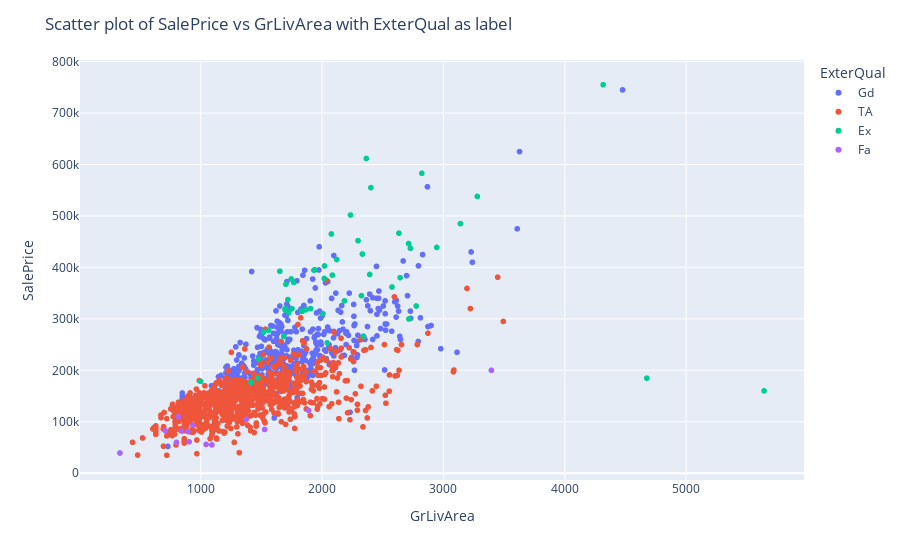

The code cell stored with this chart in its notebook:
### Code cell
#scatter plot for OveralQual and GrvLivArea wrp to sale price shows that, under different OverallQual (the color),
#potentially there are different linear coefficient between SalePrice and GrLivArea
viz_scatter(df_tr,'GrLivArea','SalePrice','ExterQual')

### Figure 1 — Plotly figure (JSON) as saved in the notebook; plotly's stock layout.template omitted (floating-point values rounded to 4 significant figures; data arrays with more than 128 entries replaced by an {"elided": "..."} marker saying what was removed)
{"data": [{"hovertemplate": "ExterQual=Gd<br>GrLivArea=%{x}<br>SalePrice=%{y}<extra></extra>", "legendgroup": "Gd", "marker": {"color": "#636efa", "symbol": "circle"}, "mode": "markers", "name": "Gd", "showlegend": true, "type": "scattergl", "x": {"elided": "488 int values"}, "xaxis": "x", "y": {"elided": "488 int values"}, "yaxis": "y"}, {"hovertemplate": "ExterQual=TA<br>GrLivArea=%{x}<br>SalePrice=%{y}<extra></extra>", "legendgroup": "TA", "marker": {"color": "#EF553B", "symbol": "circle"}, "mode": "markers", "name": "TA", "showlegend": true, "type": "scattergl", "x": {"elided": "906 int values"}, "xaxis": "x", "y": {"elided": "906 int values"}, "yaxis": "y"}, {"hovertemplate": "ExterQual=Ex<br>GrLivArea=%{x}<br>SalePrice=%{y}<extra></extra>", "legendgroup": "Ex", "marker": {"color": "#00cc96", "symbol": "circle"}, "mode": "markers", "name": "Ex", "showlegend": true, "type": "scattergl", "x": [2324, 1561, 1752, 2945, 1470, 2234, 1726, 2392, 1694, 2121, 1684, 2728, 1869, 2332, 1478, 2402, 2643, 2020, 4676, 2713, 1838, 2042, 2775, 2296, 1828, 1518, 1766, 4316, 2576, 1698, 2715, 3279, 3140, 2822, 2084, 2364, 1414, 1905, 999, 1940, 1718, 2184, 1652, 1702, 2076, 2018, 5642, 2633, 1746, 1932, 2007, 2340], "xaxis": "x", "y": [345000, 277500, 319900, 438780, 185000, 501837, 311872, 386250, 318000, 415298, 266000, 437154, 318061, 426000, 222000, 555000, 380000, 402861, 184750, 446261, 315000, 253293, 325000, 451950, 314813, 274000, 370878, 755000, 361919, 320000, 299800, 538000, 485000, 582933, 385000, 611657, 176500, 320000, 178400, 395192, 337500, 335000, 392500, 367294, 465000, 378500, 160000, 466500, 377500, 394617, 310000, 266500], "yaxis": "y"}, {"hovertemplate": "ExterQual=Fa<br>GrLivArea=%{x}<br>SalePrice=%{y}<extra></extra>", "legendgroup": "Fa", "marker": {"color": "#ab63fa", "symbol": "circle"}, "mode": "markers", "name": "Fa", "showlegend": true, "type": "scattergl", "x": [816, 1526, 841, 904, 334, 3395, 800, 1092, 1044, 936, 894, 1889, 708, 1374], "xaxis": "x", "y": [110000, 85000, 82000, 61000, 39300, 200000, 60000, 55000, 55993, 93000, 81000, 122000, 82500, 105000], "yaxis": "y"}], "layout": {"legend": {"title": {"text": "ExterQual"}, "tracegroupgap": 0}, "margin": {"t": 60}, "title": {"text": "Scatter plot of SalePrice vs GrLivArea with ExterQual as label"}, "xaxis": {"anchor": "y", "domain": [0, 1], "title": {"text": "GrLivArea"}}, "yaxis": {"anchor": "x", "domain": [0, 1], "title": {"text": "SalePrice"}}}}
